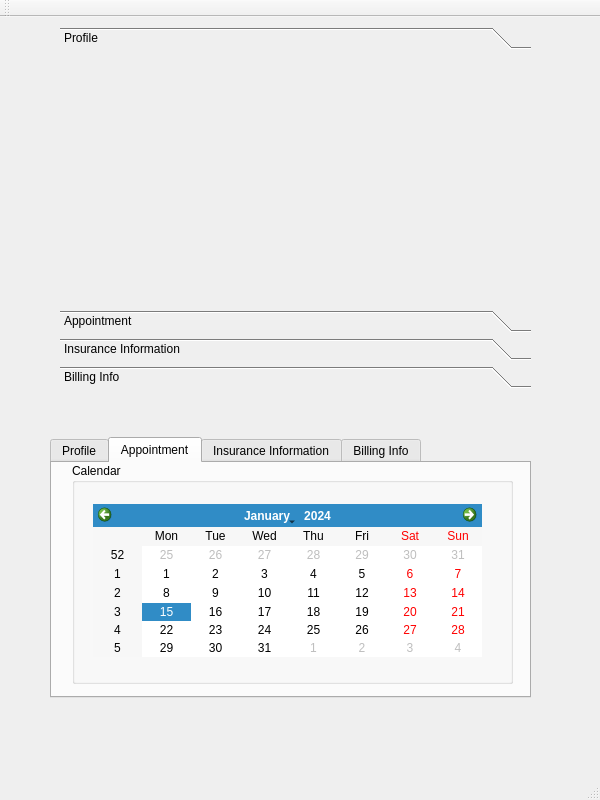
<?xml version="1.0" encoding="UTF-8"?>
<ui version="4.0">
 <class>Menu</class>
 <widget class="QMainWindow" name="Menu">
  <property name="geometry">
   <rect>
    <x>0</x>
    <y>0</y>
    <width>600</width>
    <height>800</height>
   </rect>
  </property>
  <property name="windowTitle">
   <string>Menu</string>
  </property>
  <widget class="QWidget" name="centralWidget">
   <widget class="QToolBox" name="toolBox">
    <property name="geometry">
     <rect>
      <x>60</x>
      <y>10</y>
      <width>471</width>
      <height>361</height>
     </rect>
    </property>
    <property name="currentIndex">
     <number>0</number>
    </property>
    <widget class="QWidget" name="page">
     <property name="geometry">
      <rect>
       <x>0</x>
       <y>0</y>
       <width>471</width>
       <height>225</height>
      </rect>
     </property>
     <attribute name="label">
      <string>Profile</string>
     </attribute>
    </widget>
    <widget class="QWidget" name="page_2">
     <property name="geometry">
      <rect>
       <x>0</x>
       <y>0</y>
       <width>471</width>
       <height>225</height>
      </rect>
     </property>
     <attribute name="label">
      <string>Appointment</string>
     </attribute>
     <widget class="QGroupBox" name="groupBox">
      <property name="geometry">
       <rect>
        <x>0</x>
        <y>0</y>
        <width>441</width>
        <height>221</height>
       </rect>
      </property>
      <property name="title">
       <string>Calendar</string>
      </property>
      <widget class="QWidget" name="gridLayoutWidget">
       <property name="geometry">
        <rect>
         <x>10</x>
         <y>30</y>
         <width>411</width>
         <height>175</height>
        </rect>
       </property>
       <layout class="QGridLayout" name="gridLayout_2">
        <item row="0" column="0">
         <widget class="QCalendarWidget" name="calendarWidget"/>
        </item>
       </layout>
      </widget>
     </widget>
    </widget>
    <widget class="QWidget" name="page_5">
     <attribute name="label">
      <string>Insurance Information</string>
     </attribute>
    </widget>
    <widget class="QWidget" name="page_6">
     <attribute name="label">
      <string>Billing Info</string>
     </attribute>
    </widget>
   </widget>
   <widget class="QTabWidget" name="tabWidget">
    <property name="geometry">
     <rect>
      <x>50</x>
      <y>420</y>
      <width>481</width>
      <height>261</height>
     </rect>
    </property>
    <property name="currentIndex">
     <number>1</number>
    </property>
    <widget class="QWidget" name="tab">
     <attribute name="title">
      <string>Profile</string>
     </attribute>
     <widget class="QListView" name="listView">
      <property name="geometry">
       <rect>
        <x>100</x>
        <y>10</y>
        <width>256</width>
        <height>192</height>
       </rect>
      </property>
     </widget>
    </widget>
    <widget class="QWidget" name="tab_2">
     <attribute name="title">
      <string>Appointment</string>
     </attribute>
     <widget class="QGroupBox" name="groupBox_2">
      <property name="geometry">
       <rect>
        <x>20</x>
        <y>0</y>
        <width>441</width>
        <height>221</height>
       </rect>
      </property>
      <property name="title">
       <string>Calendar</string>
      </property>
      <widget class="QWidget" name="gridLayoutWidget_2">
       <property name="geometry">
        <rect>
         <x>10</x>
         <y>30</y>
         <width>411</width>
         <height>175</height>
        </rect>
       </property>
       <layout class="QGridLayout" name="gridLayout_3">
        <item row="0" column="0">
         <widget class="QCalendarWidget" name="calendarWidget_2"/>
        </item>
       </layout>
      </widget>
     </widget>
    </widget>
    <widget class="QWidget" name="tab_3">
     <attribute name="title">
      <string>Insurance Information</string>
     </attribute>
    </widget>
    <widget class="QWidget" name="tab_4">
     <attribute name="title">
      <string>Billing Info</string>
     </attribute>
    </widget>
   </widget>
  </widget>
  <widget class="QMenuBar" name="menuBar">
   <property name="geometry">
    <rect>
     <x>0</x>
     <y>0</y>
     <width>600</width>
     <height>22</height>
    </rect>
   </property>
  </widget>
  <widget class="QToolBar" name="mainToolBar">
   <attribute name="toolBarArea">
    <enum>TopToolBarArea</enum>
   </attribute>
   <attribute name="toolBarBreak">
    <bool>false</bool>
   </attribute>
  </widget>
  <widget class="QStatusBar" name="statusBar"/>
 </widget>
 <layoutdefault spacing="6" margin="11"/>
 <resources/>
 <connections/>
</ui>
